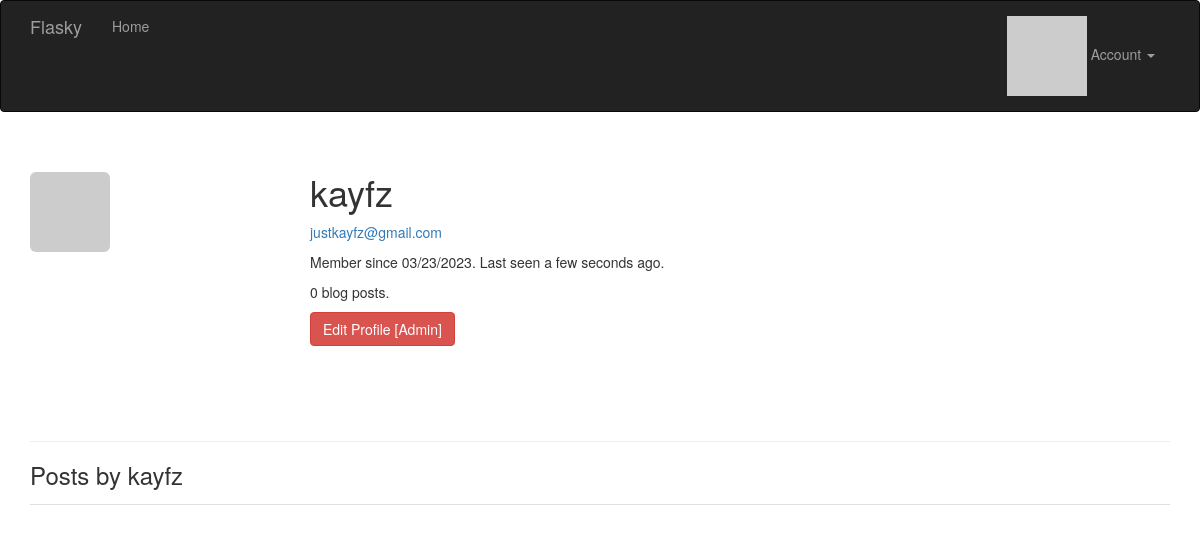
Before: /user/kayfz (signed in) with the older database file.
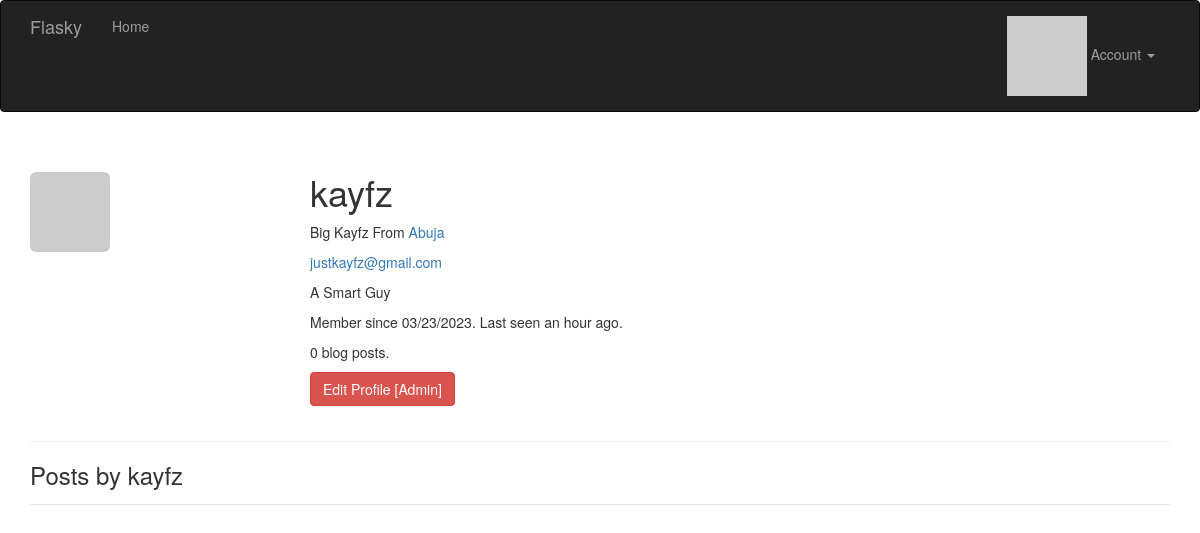
After: the same page with the newer database file.
### app/models.py (models this page shows, shortened)
class User(UserMixin, db.Model):
    __tablename__ = 'users'
    id = db.Column(db.Integer, primary_key=True)
    email = db.Column(db.String(64), unique=True, index=True)
    username = db.Column(db.String(64), unique=True, index=True)
    password_hash = db.Column(db.String(128))
    role_id = db.Column(db.Integer, db.ForeignKey('roles.id'))
    confirmed = db.Column(db.Boolean, default=False)
    name = db.Column(db.String(64))
    location = db.Column(db.String(64))
    about_me = db.Column(db.Text())
    member_since = db.Column(db.DateTime(), default=datetime.utcnow)
    last_seen = db.Column(db.DateTime(), default=datetime.utcnow)
    avatar_hash = db.Column(db.String(32))
    posts = db.relationship('Post', backref='author', lazy='dynamic')
    @property
    def password(self):
        raise AttributeError('password is not a readable attribute')
    def ping(self):
        self.last_seen = datetime.utcnow()
        db.session.add(self)
        db.session.commit()
    def can(self, perm):
        return self.role is not None and self.role.has_permission(perm)
    def is_administrator(self):
        return self.can(Permission.ADMIN)
    def gravatar(self, size=100, default='identicon', rating='g'):
        if request.is_secure:
            url = 'https://secure.gravatar.com/avatar'
        else:
            url = 'https://gravatar.com/avatar'
        hash = hashlib.md5(self.email.lower().encode('utf-8')).hexdigest()
        return '{url}/{hash}?s={size}&d={default}&r={rating}'.format(
            url=url, hash=hash, size=size, default=default, rating=rating)

### app/main/views.py (the view)
@main.route('/user/<username>')
def user(username):
    user = User.query.filter_by(username=username).first_or_404()
    posts = user.posts.order_by(Post.timestamp.desc()).all()
    return render_template('user.html', user=user, posts=posts)

### app/auth/views.py (called while the page is built)
@auth.before_app_request
def before_request():
    if current_user.is_authenticated:
        current_user.ping()
        if not current_user.confirmed \
                and request.endpoint \
                and request.blueprint != 'auth' \
                and request.endpoint != 'static':
            return redirect(url_for('auth.unconfirmed'))

### app/main/__init__.py (called while the page is built)
@main.app_context_processor
def inject_permissions():
    return dict(Permission=Permission)

### app/models.py (called while the page is built)
@login_manager.user_loader
def load_user(user_id):
    return User.query.get(int(user_id))

    def has_permission(self, perm):
        return self.permissions & perm == perm

### app/templates/user.html (shortened to what this page needs)
{% extends "base.html" %}
{% block page_content %}
<div class="page-header">
    <img class="img-rounded profile-thumbnail" src="{{ current_user.gravatar(size=256) }}">
    <div class="profile-header">
        <h1>{{ user.username }}</h1>
        {% if user.name or user.location %}
        <p>
            {% if user.name %}{{ user.name }}{% endif %}
            {% if user.location %}
                From <a href="http://maps.google.com/?q={{ user.location }}">
                    {{ user.location }}
                </a>
            {% endif %}
        </p>
        {% endif %}
        {% if current_user.is_administrator() %}
        <p><a href="mailto:{{ user.email }}">{{ user.email }}</a></p>
        {% endif %}
        {% if user.about_me %}<p>{{ user.about_me }}</p>{% endif %}
        <p>
            Member since {{ moment(user.member_since).format('L') }}.
            Last seen {{ moment(user.last_seen).fromNow() }}.
        </p>
        <p>{{ user.posts.count() }} blog posts.</p>
        <p>
        {% if current_user.is_administrator() %}
        <a class="btn btn-danger"
            href="{{ url_for('.edit_profile_admin', id=user.id) }}">
            Edit Profile [Admin]
        </a>
        {% endif %}
        </p>
    </div>
</div>
<h3>Posts by {{ user.username }}</h3>
{% include '_posts.html' %}
{% endblock %}

### app/templates/base.html (shortened to what this page needs)
{% extends "bootstrap/base.html" %}
{% block head %}
{{ super() }}
<link rel="stylesheet" type="text/css" href="{{ url_for('static', filename='styles.css') }}">
{% endblock %}
{% block navbar %}
<div class="navbar navbar-inverse" role="navigation">
    <div class="container">
        <div class="navbar-header">
            <a class="navbar-brand" href="{{ url_for('main.index') }}">Flasky</a>
        </div>
        <div class="navbar-collapse collapse">
            <ul class="nav navbar-nav">
                <li><a href="{{ url_for('main.index') }}">Home</a></li>
            </ul>
            <ul class="nav navbar-nav navbar-right">
                {% if current_user.is_authenticated %}
                <li class="dropdown">
                    <a href="#" class="dropdown-toggle" data-toggle="dropdown">
                        <img src="{{ current_user.gravatar(size=18) }}">
                        Account <b class="caret"></b>
                    </a>
                </li>
                {% else %}
                <li><a href="{{ url_for('auth.login') }}">Log In</a></li>
                {% endif %}
            </ul>
        </div>
    </div>
</div>
{% endblock %}
{% block content %}
<div class="container">
    {% block page_content %}{% endblock %}
</div>
{% endblock %}

### app/templates/_posts.html (shortened to what this page needs)
<ul class="posts">
</ul>

### app/static/styles.css (style rules this page uses)
.profile-thumbnail { position: absolute; }
.profile-header { min-height: 260px; margin-left: 280px; }
ul.posts { list-style-type: none; padding: 0px; margin: 16px 0px 0px 0px; border-top: 1px solid #e0e0e0; }

Changed rows visible on the page:
changed User "kayfz": name (not shown) → "Big Kayfz"; location (not shown) → "Abuja"; about_me (not shown) → "A Smart Guy"; last_seen "a few seconds ago" → "an hour ago"
Other visible differences:
text now shown: "From"
